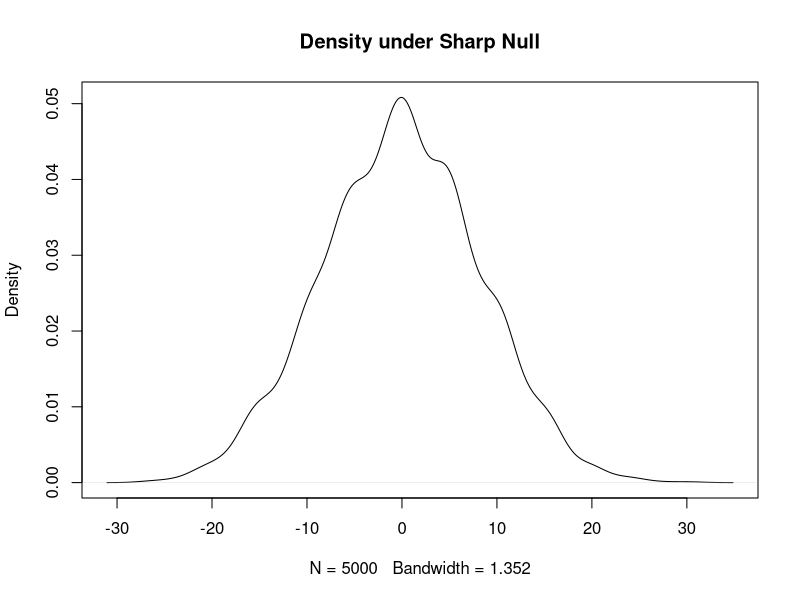
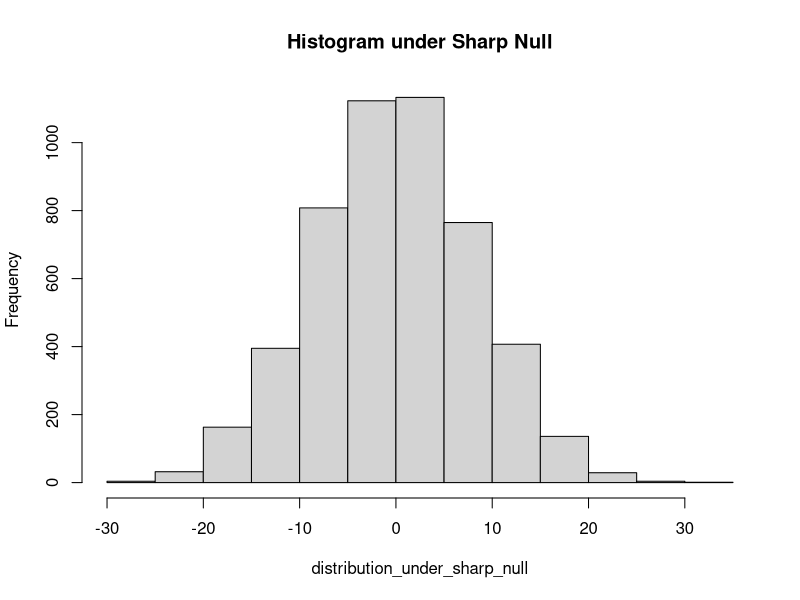
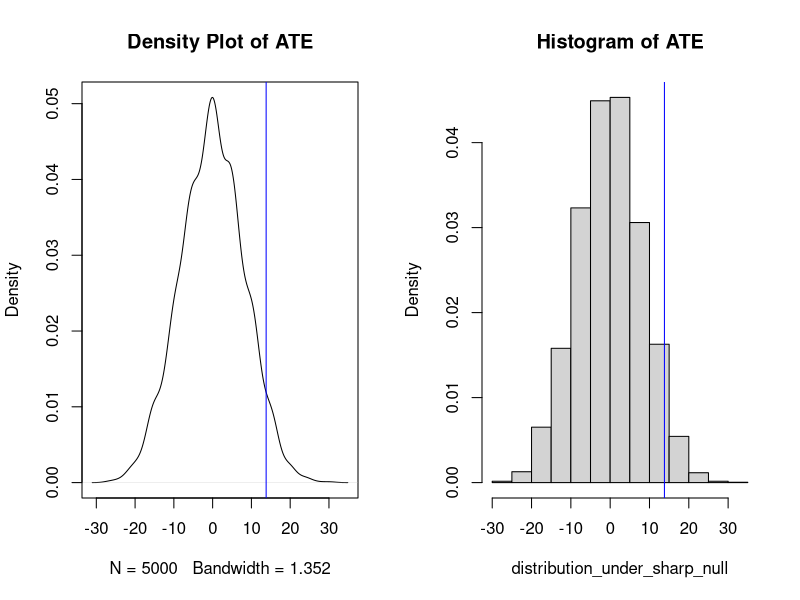
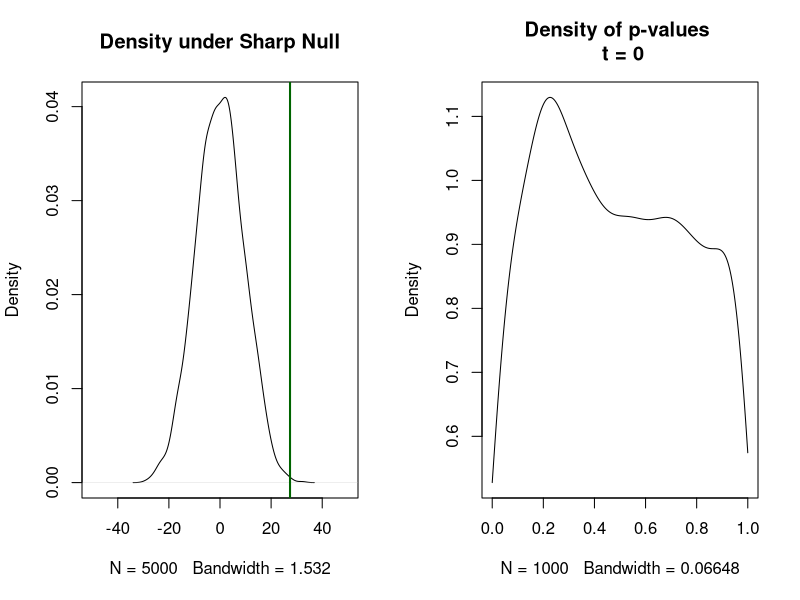
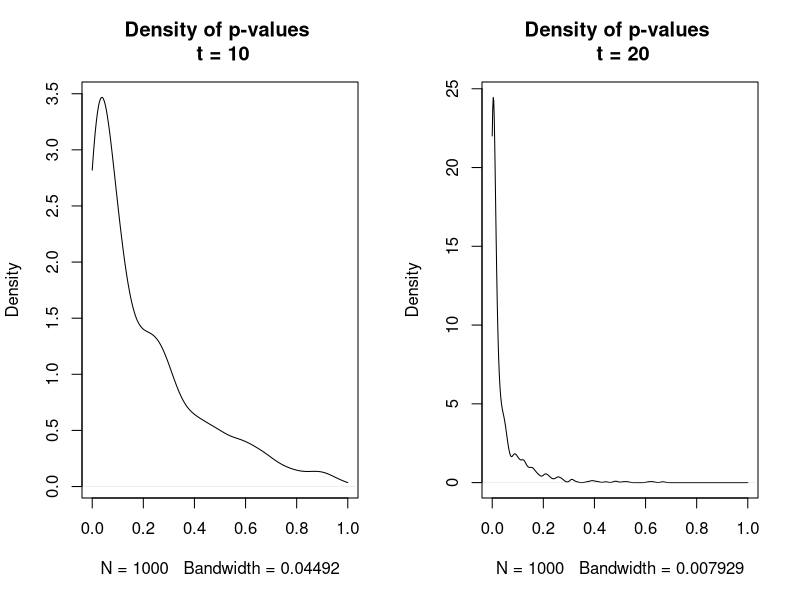

The R source for these figures, in order:
## ---- chunk 1
group <- c(rep("Man",20),rep("Woman",20))
## ---- chunk 2
po_control <- c(seq(from = 1, to = 20), seq(from = 51, to = 70))
po_treatment <- po_control #no effect because potential outcomes in treatment are the same
po_control
po_treatment
## ---- chunk 3
randomize <- function() { 
  sample(c(rep(0,20),rep(1,20)))
} 
## from the help file
## For sample the default for size is the number of items inferred from the first argument
## ---- chunk 4
cases <- c(0,1)
randomizeV2 <- function() { 
  sample(cases, size = length(group), replace = TRUE)
  }

randomize()
randomizeV2()
## ---- chunk 5
treatment <- randomize() #Conduct randomization for this experiment
treatment
table(treatment)
## ---- chunk 6
outcomes <- po_treatment * treatment + po_control*(1-treatment)
outcomes
## ---- chunk 7
outcomesV2 <- rep(NA, length(group))
outcomesV2[treatment == 0] <- po_control[treatment == 0]
outcomesV2[treatment == 1] <- po_treatment[treatment == 1] 
## ---- chunk 8
outcomesV3 <- rep(NA, length(group))
for(i in 1:length(group)) { 
  if(treatment[i] == 0) { 
    outcomesV3[i] <- po_control[i]
    } else if(treatment[i] == 1) { 
      outcomesV3[i] <- po_treatment[i]
      }
  }
## ---- chunk 9
table(outcomes == outcomesV2)
table(outcomes == outcomesV3)
## ---- chunk 10
est_ate <- function(outcome, treat) { 
  mean(outcome[treat==1]) - mean(outcome[treat==0])
  } 
est_ate
## ---- chunk 11
ate <- est_ate(outcomes, treatment) 
ate 
## ---- chunk 12
est_ate(outcomes, randomize())
est_ate(outcomes, randomize())
est_ate(outcomes, randomize())
## ---- chunk 13
distribution_under_sharp_null <- replicate(5000, est_ate(outcomes, randomize()))
## ---- chunk 14
plot(density(distribution_under_sharp_null), 
     main = "Density under Sharp Null")
hist(distribution_under_sharp_null, 
     main = "Histogram under Sharp Null")
## ---- chunk 15
par(mfrow = c(1,2))
plot(density(distribution_under_sharp_null), 
     main = "Density Plot of ATE")
abline(v = ate, col = "blue")
hist(distribution_under_sharp_null, 
     main = "Histogram of ATE", 
     freq = FALSE)
abline(v = ate, col = "blue")
## ---- chunk 16
m <- mean(ate <= distribution_under_sharp_null) #p-value
m
## ---- chunk 17
po_treatment <- po_control + 25 # this is a big effect! 
po_control
po_treatment
# Randomize
treatment <- randomize()
outcomes <- po_treatment * treatment + po_control*(1-treatment)
outcomes
# Estimate ate
ate <- est_ate(outcomes, treatment)
ate
# What is the uncertainty?
distribution_under_sharp_null <- replicate(5000, est_ate(outcomes,
                                                         randomize()))
plot(density(distribution_under_sharp_null), 
     xlim = c(-50, 50), 
     main = "Density under Sharp Null")
abline(v=ate, col = "darkgreen", lwd = 2)
mean(ate < distribution_under_sharp_null) #p-value
## ---- chunk 18
# Function to simulate a study of a given 
# treatment effect and get the p-value

simulate_study <- function(treatment_effect_size) {
  po_control <- c(seq(from = 1,  to = 20), 
                  seq(from = 51, to = 70) )
  po_treatment <- po_control + treatment_effect_size
  treatment <- randomize()
  outcomes <- po_treatment * treatment + po_control * (1- treatment)
  ate <- est_ate(outcomes, treatment)
  distribution_under_sharp_null <- replicate(1000, est_ate(outcomes, randomize()) )
  return(mean(ate < distribution_under_sharp_null))
}
## ---- chunk 19
simulate_study(0) # p-value for no effect
p_values <- replicate(1000, simulate_study(0)) # distribution of pvalues
plot(density(p_values, from = 0, to = 1), xlim = c(0,1), 
     main = "Density of p-values \n t = 0") # uniform distribution
# how often is p_value under 0.05 when there is no effect?
## ---- chunk 20
p_values <- replicate(1000, simulate_study(10))
plot(density(p_values, from = 0, to = 1), 
     main = "Density of p-values \n t = 10")
## ---- chunk 21
mean(p_values) 
mean(p_values < 0.05) # somewhat likely to detect this effect
table(p_values < 0.05)
## ---- chunk 22
p_values <- replicate(1000, simulate_study(20))
plot(density(p_values, from = 0, to = 1), 
     main = "Density of p-values \n t = 20")
# What do those p-values look like? 
mean(p_values)
mean(p_values < 0.05)   # very likely to 
table(p_values < 0.05)  # detect this effect
